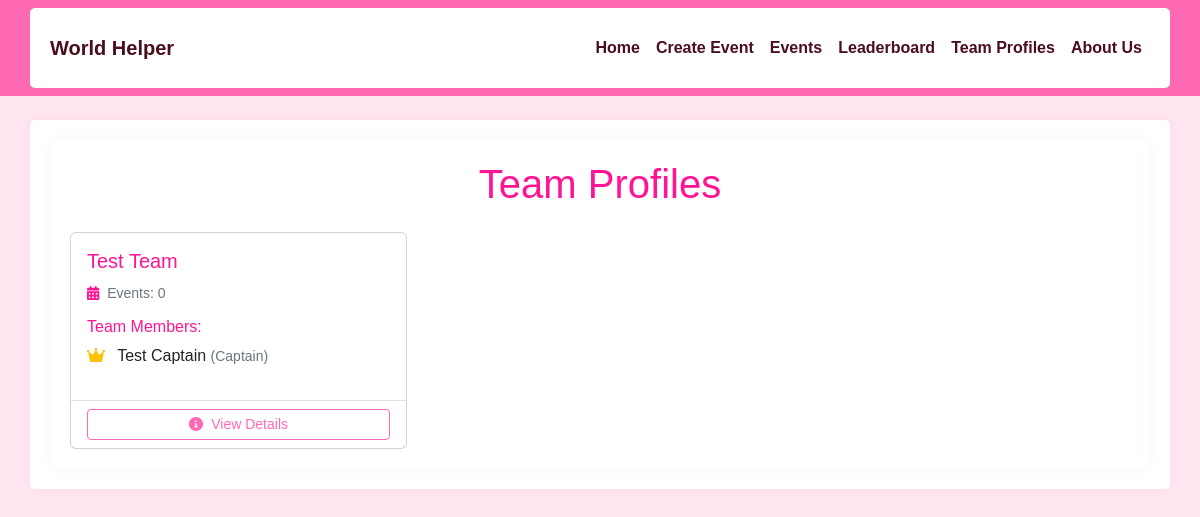
The app's page /team_profiles, older data.
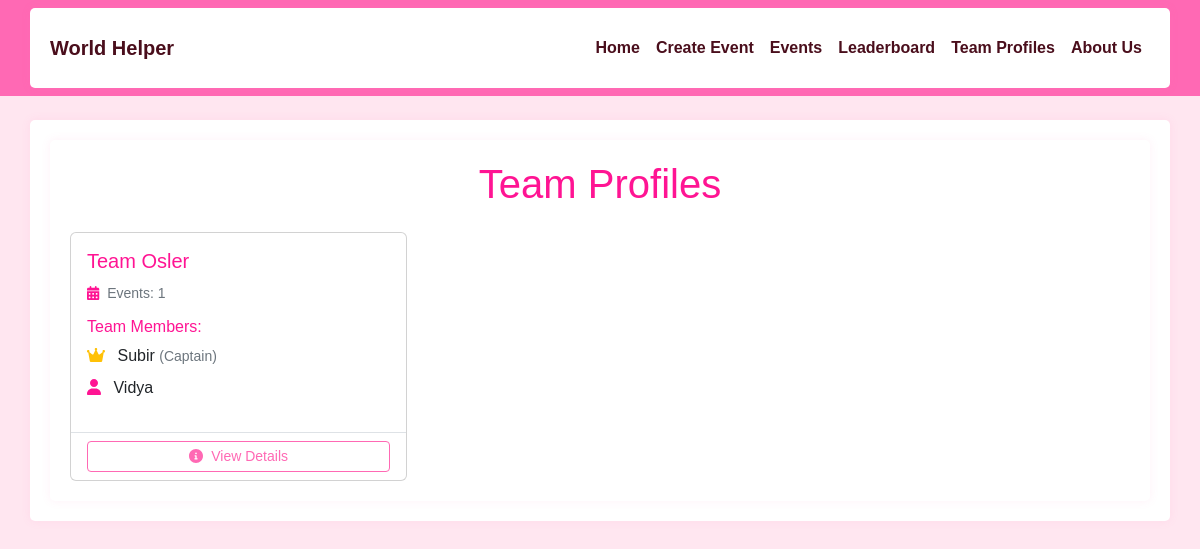
The same page, newer data.
### app/models.py (models this page shows)
class Team(db.Model):
    id = db.Column(db.Integer, primary_key=True)
    team_phrase = db.Column(db.String(100), nullable=False)
    name = db.Column(db.String(64), nullable=False)
    members = db.relationship('TeamMember', backref='team', lazy='dynamic')
    events = db.relationship('Event', backref='team', lazy='dynamic')
    bingo_card = db.relationship('BingoCard', backref='team', uselist=False)

class TeamMember(db.Model):
    id = db.Column(db.Integer, primary_key=True)
    name = db.Column(db.String(64), nullable=False)
    team_id = db.Column(db.Integer, db.ForeignKey('team.id'), nullable=False)
    is_captain = db.Column(db.Boolean, default=False)
    __table_args__ = (
        db.UniqueConstraint('team_id', 'name', name='unique_member_per_team'),
    )

### app/main/routes.py (the view)
@bp.route('/team_profiles')
def team_profiles():
    teams = db.session.query(Team, func.count(Event.id).label('event_count')) \
        .outerjoin(Event) \
        .group_by(Team.id) \
        .order_by(Team.name) \
        .all()
    return render_template('team_profiles.html', teams=teams)

### app/main/routes.py (called while the page is built)
@bp.context_processor
def utility_processor():
    return dict(SDG_DESCRIPTIONS=SDG_DESCRIPTIONS)

### app/templates/team_profiles.html (shortened to what this page needs)
{% extends "base.html" %}
{% block content %}
<div class="container">
    <h1 class="text-center mb-4 theme-pink">Team Profiles</h1>
    <div class="row row-cols-1 row-cols-md-2 row-cols-lg-3 g-4">
        {% for team, event_count in teams %}
        <div class="col">
            <div class="card h-100">
                <div class="card-body">
                    <h5 class="card-title theme-pink">{{ team.name }}</h5>
                    <div class="mb-3">
                        <small class="text-muted">
                            <i class="fas fa-calendar-alt me-1 theme-pink"></i>
                            Events: {{ event_count }}
                        </small>
                    </div>
                    <h6 class="card-subtitle mb-2 theme-pink">Team Members:</h6>
                    <ul class="list-unstyled">
                        {% for member in team.members %}
                        <li class="mb-2">
                            <i class="fas {% if member.is_captain %}fa-crown text-warning{% else %}fa-user text-pink{% endif %} me-2"></i>
                            {{ member.name }}
                            {% if member.is_captain %}
                            <small class="text-muted">(Captain)</small>
                            {% endif %}
                        </li>
                        {% endfor %}
                    </ul>
                </div>
                <div class="card-footer bg-transparent border-top">
                    <a href="{{ url_for('main.team', team_id=team.id) }}"
                       class="btn btn-outline-pink btn-sm w-100">
                        <i class="fas fa-info-circle me-1"></i> View Details
                    </a>
                </div>
            </div>
        </div>
        {% endfor %}
    </div>
</div>
{% endblock %}

Row changes from the older to the newer data that the page shows:
removed Team: name "Test Team", event_count "0", TeamMember (is_captain True (drawn), name "Test Captain")
added Team: name "Team Osler", id "1", TeamMember (is_captain True (drawn), name "Subir")
added TeamMember: is_captain False (drawn), name "Vidya"
